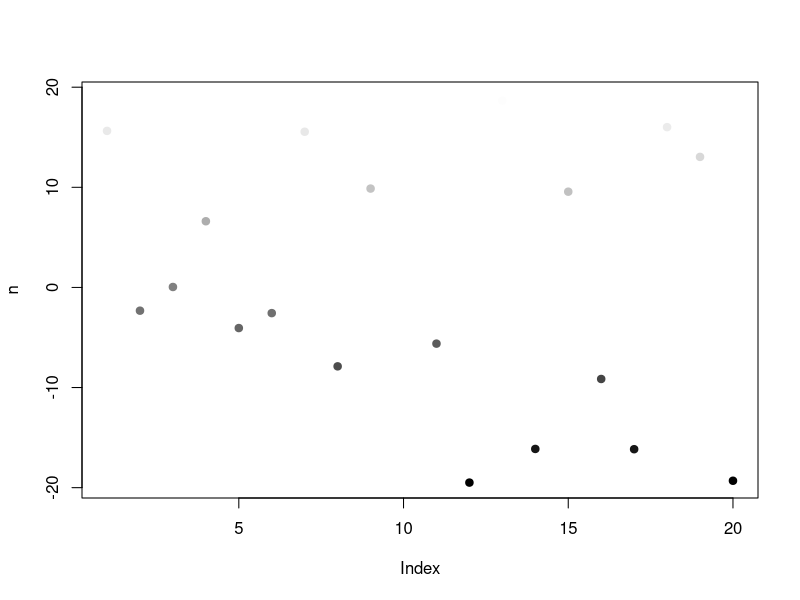
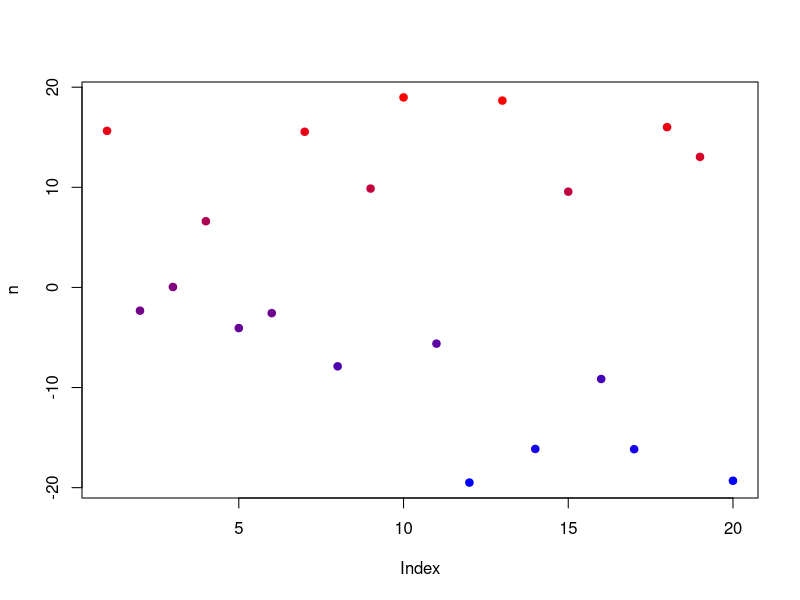
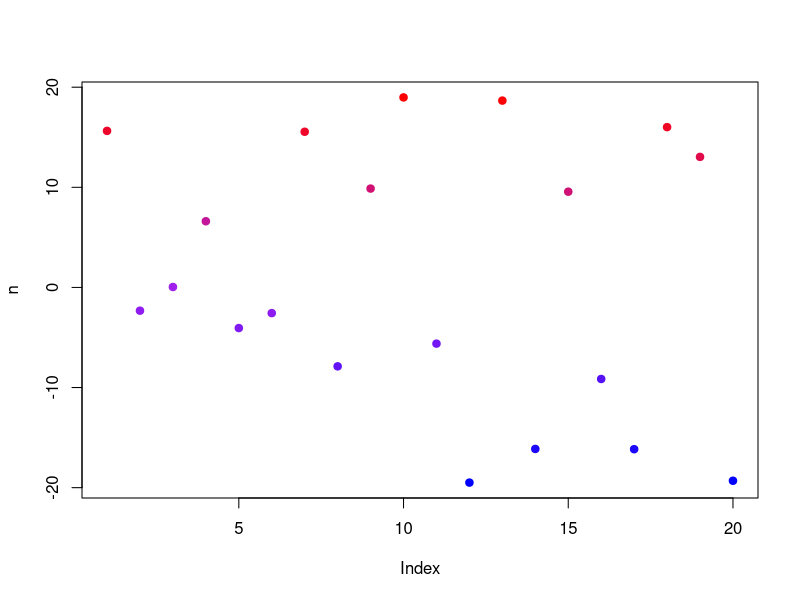
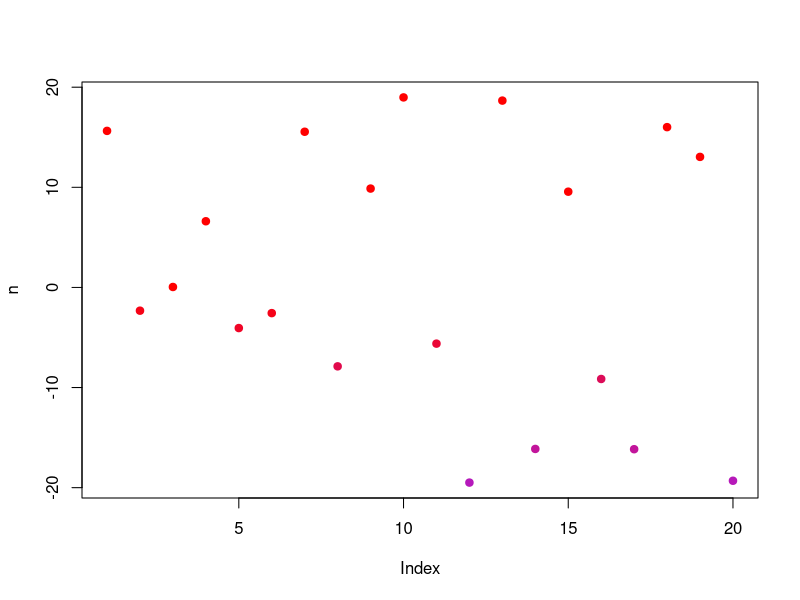

R code for these plots, in order:
### Title: How to create a color ramp in base R
###
### Author: Michael Koontz
### Email: mikoontz@gmail.com
###
### Date Created: 20150922
### Last Modified: 20151017
###
### Intention: Convenient wrapper function to make a color ramp in base R. Takes a vector of values, a character vector of colors to map to, an optional new numeric range to map to (useful for fixing a numeric range to make two separate vectors comparable), an optional na.rm, and a transparency option.

scale_color_base <- function(value, colors=c("black", "white"), new_range=NA, na.rm=FALSE, alpha=1)
{
  if (any(is.na(new_range))) {
  # Values need to be between 0 and 1
    recast_value <- (value-min(value, na.rm=na.rm)) / max(value-min(value, na.rm=na.rm), na.rm=na.rm)
  }
  else {
    recast_value <- (value - new_range[1]) / (diff(new_range))
    recast_value[recast_value < 0] <- 0
    recast_value[recast_value > 1] <- 1
    
  }
  # Use the colorRamp function to create a function that will parse values into a 3-column matrix of rgb fields. Specify the range that the colors should span (low to high)
  color_fnc <- colorRamp(colors=colors)

  # Define the plot colors by calling the rgb() function. Divide the 3-column matrix result of color.fnc by 255 such that values remain between 0 and 1.
  plot_colors <- rgb(color_fnc(recast_value)/255, alpha=alpha)
  
  return (plot_colors)
}

#-------------
# Example use
#-------------

set.seed(0727)
# Vector to that we want mapped to a color palette
n <- runif(20, min=-20, max=20)

# Default is black to white
plot(n, col=scale_color_base(n), pch=19)

# Colors can be set using the colors= argument
plot(n, col=scale_color_base(n, colors=c("blue", "red")), pch=19)

# More than two colors are possible
plot(n, col=scale_color_base(n, colors=c("blue", "purple", "red")), pch=19)

# Recasting subtracts the minimum from all elements of the value vector and divides by the maximum of the frame-shifed vector. Use na.rm=TRUE if there are NAs.
range(n)

plot(n, col=scale_color_base(n, colors=c("blue", "purple", "red"), new_range=c(-50, 0)), pch=19)